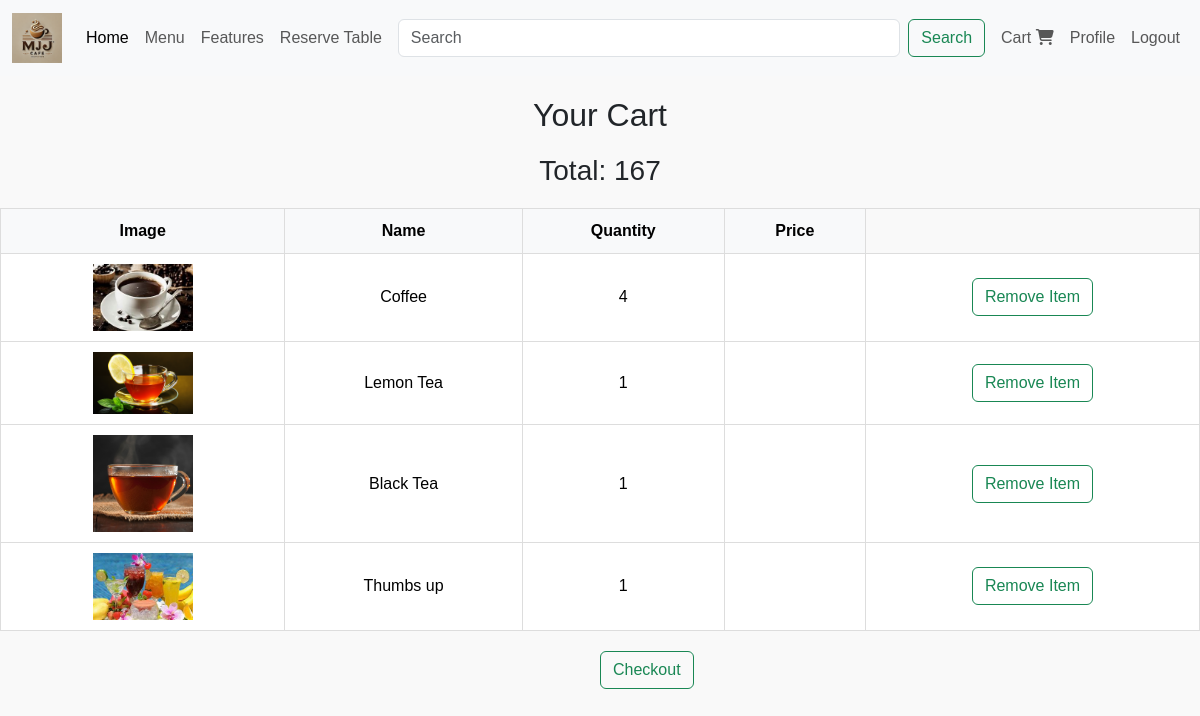
The app's page /cart/ (signed in) with its own data.
### cafe/models.py (models this page shows, shortened)
class CartItem(models.Model):
    cart = models.ForeignKey(Cart, on_delete=models.CASCADE, related_name="items")
    product = models.ForeignKey(Product, null=True, blank=True, on_delete=models.CASCADE)
    cool_drink = models.ForeignKey(CoolDrinks, null=True, blank=True, on_delete=models.CASCADE)
    Shakess=models.ForeignKey(Shakes,null=True,blank=True,on_delete=models.CASCADE)
    quantity = models.PositiveIntegerField(default=1)
    def total_price(self):
        if self.product:
            return self.product.price * self.quantity
        elif self.cool_drink:
            return self.cool_drink.price * self.quantity
        elif self.Shakess:
            return self.Shakess.price*self.quantity
        return 0

class Product(models.Model):
    title=models.CharField(max_length=200)
    description=models.TextField(max_length=300 , default="NiceDrink")
    image=models.ImageField(upload_to='image/')
    price=models.IntegerField()
    available=models.BooleanField()

class CoolDrinks(models.Model):
    title=models.CharField(max_length=200)
    image=models.ImageField(upload_to='image/')
    price=models.IntegerField()
    available=models.BooleanField()

### cafe/views.py (the view)
# urls.py: path('cart/', views.cart_view, name='cart'),
def cart_view(request):
    if not request.user.is_authenticated:
        messages.error(request, "You need to log in to view your cart.")
        return redirect('login')
    cart = Cart.objects.filter(user=request.user).first()
    if not cart:
        items = []
        total = 0
    else:
        items = cart.items.all()
        total = sum(item.total_price() for item in items)
    return render(request, 'cart.html', {'cart_items': items, 'total': total})

### templates/cart.html (shortened to what this page needs)
{% load static %}
<!DOCTYPE html>
<html lang="en">
<head>
    <link rel="stylesheet" href="{% static 'images/css/cart.css' %}">
</head>
<body>
    {% include 'nav.html' %}
<div class="table">
  {% if cart_items %}
    <h2>Your Cart</h2>
    <h3>Total: {{ total }}</h3>
    <table border="1" class="th">
        <tr>
            <th>Image</th>
            <th>Name</th>
            <th>Quantity</th>
            <th>Price</th>
        </tr>
    {% for item in cart_items %}
    <tr>
        <td>
            {% if item.product %}
                <img src="{{ item.product.image.url }}" alt="Item Image" width="100px">
            {% elif item.cool_drink %}
                <img src="{{ item.cool_drink.image.url }}" alt="Item Image" width="100px">
            {% endif %}
        </td>       <td>
            {% if item.product %}
                {{ item.product.title }}
            {% elif item.cool_drink %}
                {{ item.cool_drink.title }}
            {% endif %}
        </td>
        <td>{{ item.quantity }}</td>
        <td>{{ item.product.total_price}}</td>
        <td><a href="{% url 'delete' item.id %}" class="btn btn-outline-success">Remove Item</a></td>
    </tr>
    {% endfor %}
</table>
    <a href="#" class="btn btn-outline-success" id="check">Checkout</a>
{% else %}
    <h2>Your cart is empty.</h2>
    <a href="{% url 'menu' %}" class="btn btn-outline-success">Go to Menu</a>
{% endif %}
</div>
</body>
</html>

### static/images/css/cart.css (style rules this page uses)
.table { margin: 20px auto; width: 80%; border-collapse: collapse; }
.table h2, .table h3 { text-align: center; margin-bottom: 20px; }
.table table { width: 100%; border: 1px solid #ddd; }
.table table th, .table table td { border: 1px solid #ddd; padding: 10px; text-align: center; vertical-align: middle; }
.table table th { background-color: #f8f9fa; font-weight: bold; }
#check { display: inline-block; margin: 20px auto; text-align: center; margin-left: 50%; }

### static/images/css/home.css (style rules this page uses)
body { font-family: 'Arial', sans-serif; margin: 0; padding: 0; background-color: #f9f9f9; }

### records on screen
CartItem: product.image (picture), product "Coffee", quantity "4"
CartItem: product.image (picture), product "Lemon Tea", quantity "1"
CartItem: product.image (picture), product "Black Tea", quantity "1"
CartItem: cool_drink.image (picture), cool_drink "Thumbs up", quantity "1"

### other values on screen
{{ total }} "167"
